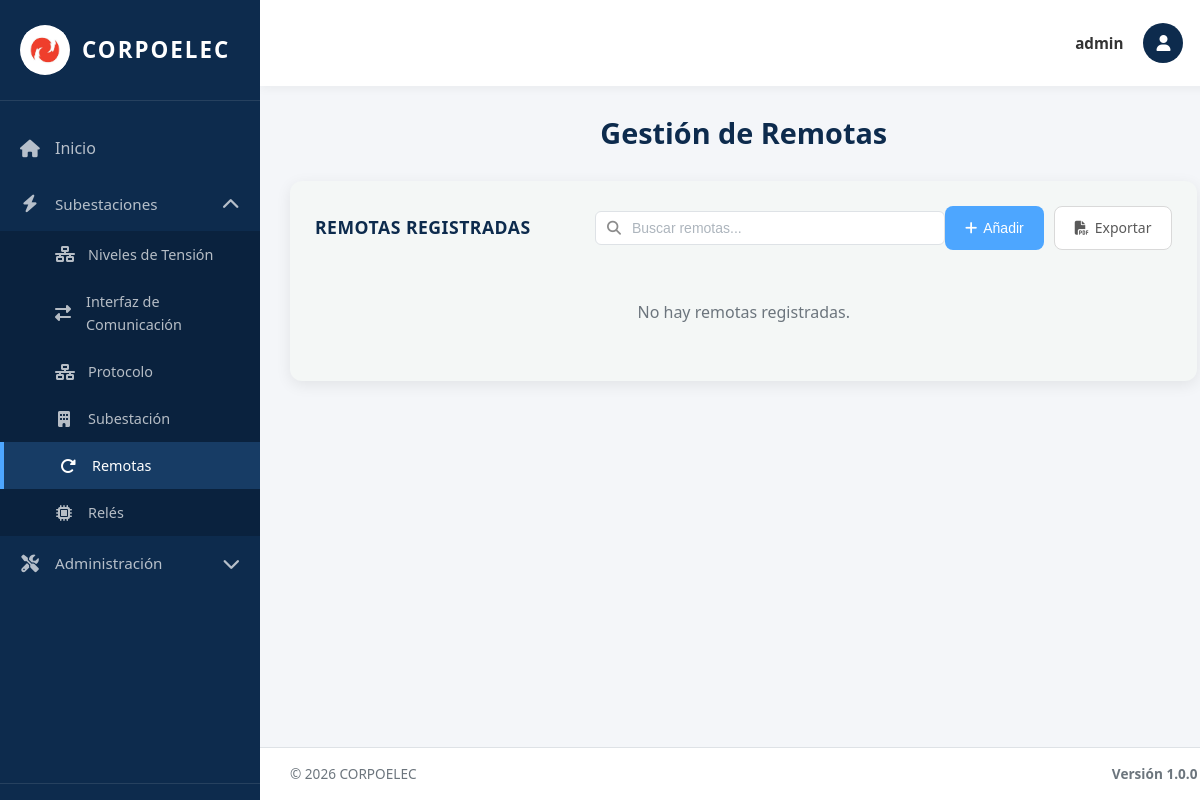
Page /remotas/ (signed in) on the earlier database version.
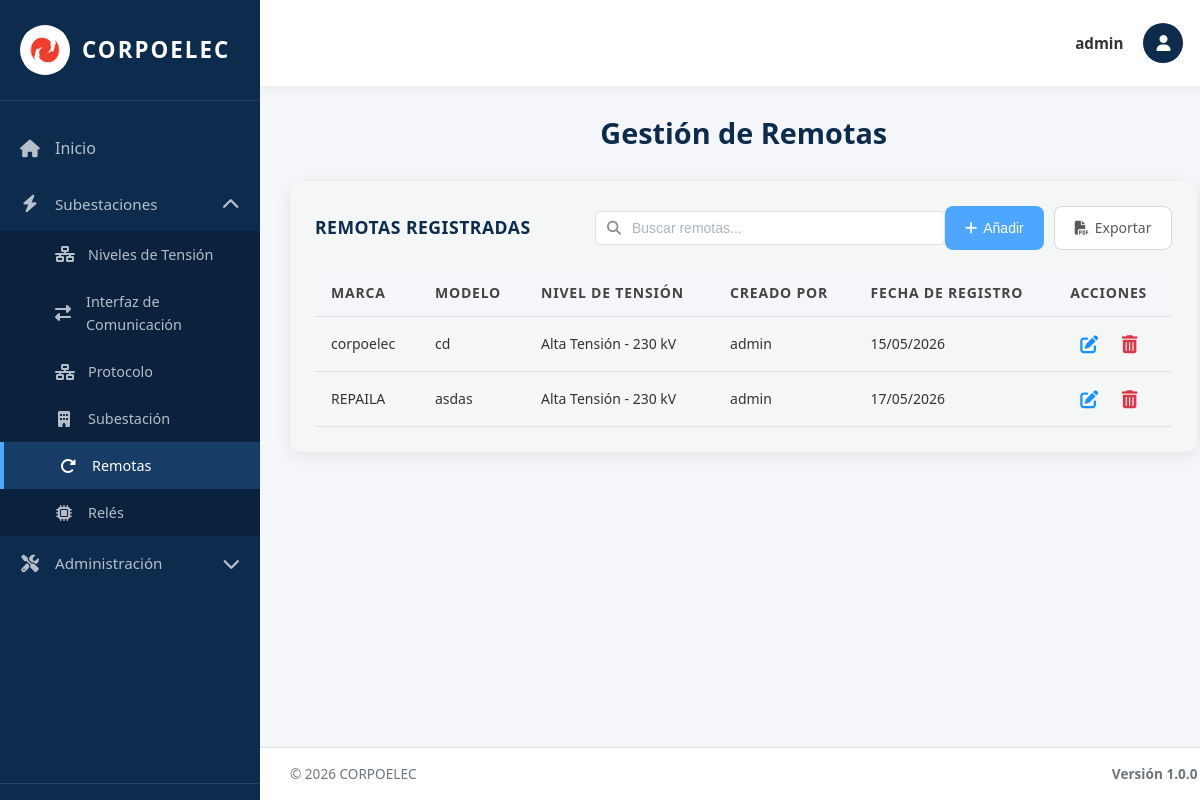
Same page on the later database version.
### equipos/models.py (models this page shows, shortened)
class Remota(models.Model):
    Id_Remota = models.AutoField(primary_key=True)  # Identificador único
    Id_Ten = models.ForeignKey(NivelTension, on_delete=models.CASCADE, related_name='remotas')  # Nivel de tensión asociado
    Marca = models.CharField(max_length=100)  # Marca del fabricante
    Modelo = models.CharField(max_length=100)  # Modelo específico de la remota
    Fecha_Reg = models.DateField(auto_now_add=True)  # Fecha de registro automática
    creado_por = models.ForeignKey(User, on_delete=models.SET_NULL, null=True, blank=True, related_name='remotas_creadas')  # Usuario que creó el registro
    Interfaces = models.ManyToManyField("InterfazDeComunicacion", blank=True, related_name='remotas_asociadas')
    Protocolos = models.ManyToManyField("Protocolo", blank=True, related_name='remotas_asociadas')
    Niveles_Ten = models.ManyToManyField("NivelTension", blank=True, related_name='remotas_multiples')
    class Meta:
        verbose_name = 'Remota'
        verbose_name_plural = 'Remotas'
        ordering = ['Id_Remota']

class NivelTension(models.Model):
    TIPO_CHOICES = [
        ('AT', 'Alta Tensión'),
        ('MT', 'Media Tensión'),
        ('BT', 'Baja Tensión'),
    ]
    NIVEL_CHOICES = [
        ('230kV', '230 kV'),
        ('115kV', '115 kV'),
        ('34.5kV', '34.5 kV'),
        ('13.8kV', '13.8 kV'),
    ]
    Id_Ten = models.AutoField(primary_key=True)  # Identificador único
    Tipo_ten = models.CharField(max_length=5, choices=TIPO_CHOICES, default='AT')  # Tipo de tensión (AT/MT/BT)
    Nivel = models.CharField(max_length=10, choices=NIVEL_CHOICES)  # Valor del nivel (115kV, 34.5kV, etc.)
    Fecha_Reg = models.DateField(auto_now_add=True)  # Fecha de registro automática
    creado_por = models.ForeignKey(User, on_delete=models.SET_NULL, null=True, blank=True, related_name='niveles_tension_creados')  # Usuario que creó el registro
    class Meta:
        verbose_name = 'Nivel de Tensión'
        verbose_name_plural = 'Niveles de Tensión'
        ordering = ['Id_Ten']  # Orden por ID ascendente

### equipos/views.py (the view, shortened to what this page needs)
# urls.py: path('remotas/', remotas_view, name='remotas'),
@no_cache
@login_required(login_url='/login/')
def remotas_view(request):
    remotas_list = Remota.objects.all().order_by('Id_Remota')
    paginator = Paginator(remotas_list, 10)
    page_number = request.GET.get('page')
    page_obj = paginator.get_page(page_number)
    tensiones = NivelTension.objects.all().order_by('Nivel')
    context = {
        'title': 'Remotas',
        'page_obj': page_obj,
        'tensiones': tensiones,
        'is_admin': request.user.is_superuser,
        'puede_crear': puede_crear(request),
        'puede_actualizar': puede_actualizar(request),
        'puede_eliminar': puede_eliminar(request)
    }
    return render(request, 'remotas.html', context)

### equipos/context_processors.py (called while the page is built, shortened)
def permisos_usuario(request):
    if request.user.is_superuser:
        return {
            'permisos_usuario': {'crear': True, 'actualizar': True, 'eliminar': True},
            'puede_crear': True,
            'puede_actualizar': True,
            'puede_eliminar': True,
        }

### templates/remotas.html (shortened to what this page needs)
{% extends 'base.html' %}
{% load static %}
{% block content %}
<div class="welcome-text">
  <h2>Gestión de Remotas</h2>
</div>
<div class="table-section">
<div class="table-header">
  <h3>Remotas Registradas</h3>
  <div class="search-container">
    <input type="text" class="search-input" id="searchInput" placeholder="Buscar remotas..." onkeyup="filterTable()">
  </div>
  <div class="action-buttons">
    <button type="button" class="btn btn-primary btn-add-top" onclick="document.getElementById('addModal').classList.add('active')">
      <i class="fas fa-plus"></i> Añadir
    </button>
    <a href="{% url 'exportar_remotas_pdf' %}" class="btn btn-secondary btn-add-top">
      <i class="fas fa-file-pdf"></i> Exportar
    </a>
  </div>
</div>
  {% if page_obj.paginator.count > 0 %}
  <table class="data-table">
    <thead>
      <tr>
        <th>Marca</th>
        <th>Modelo</th>
        <th>Nivel de Tensión</th>
        {% if is_admin %}<th>Creado Por</th>{% endif %}
        <th>Fecha de Registro</th>
        <th>Acciones</th>
      </tr>
    </thead>
    <tbody>
      {% for remota in page_obj %}
      <tr>
        <td>{{ remota.Marca }}</td>
        <td>{{ remota.Modelo }}</td>
          <td>{{ remota.Id_Ten.get_Tipo_ten_display }} - {{ remota.Id_Ten.get_Nivel_display }}</td>
        {% if is_admin %}<td>{{ remota.creado_por.username|default:"Sistema" }}</td>{% endif %}
        <td>{{ remota.Fecha_Reg|date:"d/m/Y" }}</td>
<td class="actions-cell">
    {% if puede_actualizar %}
    <button type="button" class="btn-icon btn-edit" title="Editar" onclick="openEditModal({{ remota.Id_Remota }}, '{{ remota.Marca }}', '{{ remota.Modelo }}', {{ remota.Id_Ten.Id_Ten }})">
        <i class="fas fa-edit"></i>
    </button>
    {% endif %}
    {% if puede_eliminar %}
    <form method="post" style="display: inline;" onsubmit="return confirmarEliminacion(this);">
        <button type="submit" class="btn-icon btn-delete" title="Eliminar">
            <i class="fas fa-trash-alt"></i>
        </button>
    </form>
    {% endif %}
</td>
      </tr>
      {% endfor %}
    </tbody>
  </table>
  {% else %}
  <p class="no-data">No hay remotas registradas.</p>
  {% endif %}
</div>
{% endblock %}

Differences in the rows shown:
added Remota: Marca "corpoelec", Modelo "cd", Id_Ten.Tipo_ten "Alta Tensión", Id_Ten.Nivel "230 kV", creado_por.username "admin", Fecha_Reg "15/05/2026"
added Remota: Marca "REPAILA", Modelo "asdas", Id_Ten.Tipo_ten "Alta Tensión", Id_Ten.Nivel "230 kV", creado_por.username "admin", Fecha_Reg "17/05/2026"
Other differences:
text no longer shown: "No hay remotas registradas."
text now shown: "MARCA MODELO NIVEL DE TENSIÓN CREADO POR FECHA DE REGISTRO ACCIONES"
